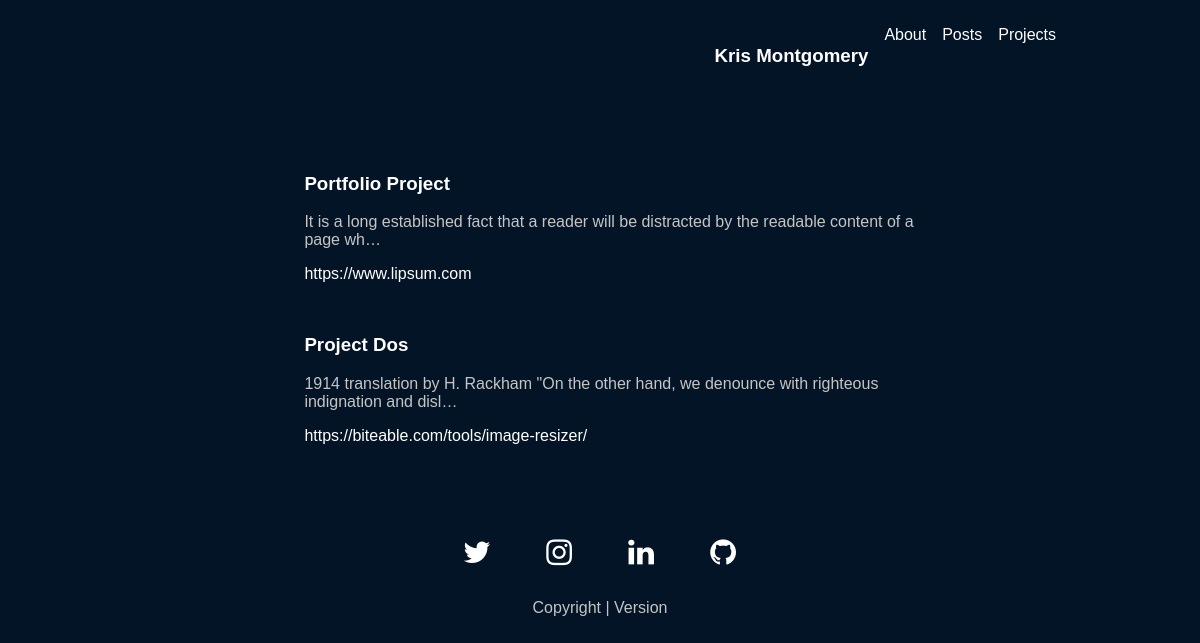
The page /projects/ on the database as committed earlier.
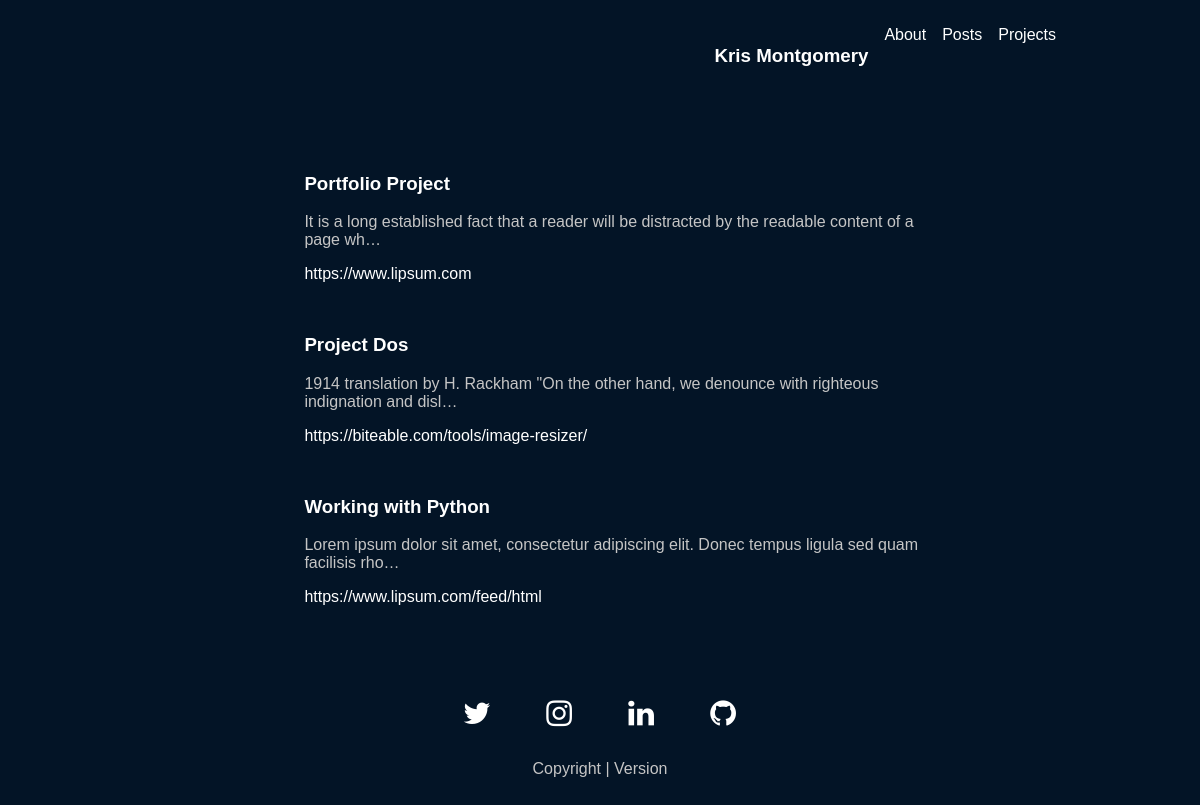
The same page on the database as committed later.
### main/models.py (models this page shows, shortened)
class projectModel(models.Model):
    project_title = models.CharField(max_length=200)
    project_image = models.ImageField(upload_to='static/images', blank=True, null=True, height_field=None, width_field=None, max_length=100,)
    image_info = models.TextField(null=True, blank=True)
    project_image_two = models.ImageField(upload_to='static/images', blank=True, null=True, height_field=None, width_field=None, max_length=100,)
    image_info_two = models.TextField(null=True, blank=True)
    project_image_three = models.ImageField(upload_to='static/images', blank=True, null=True, height_field=None, width_field=None, max_length=100,)
    image_info_three = models.TextField(null=True, blank=True)
    project_body = models.TextField(null=True, blank=True)
    project_links = models.URLField(max_length=500, null=True, blank=True)
    project_links_two = models.URLField(max_length=500, null=True, blank=True)

### main/views.py (the view)
# urls.py: path('projects/', views.loadAllProjects, name='projects'),
def loadAllProjects(request):
    projects = projectModel.objects.all()
    context = {
        'projects': projects
    }
    return render(request, 'main/projects.html', context)

### main/templates/main/projects.html
{% extends 'main.html' %}
{% load static %}
{% block content %}
<div class="projects-container">
    <div class="leftside"></div>
        <div class="projects-main-content">
            <ul>
                {% for p in projects %}
                <li class="individual-project-container" onclick='location.href="project/{{p.id}}";'>
                    <h3>{{p.project_title}}</h3>
                    <p>{{p.project_body|truncatechars:100}}</p>
                    <a href="{{p.project_links}}">{{p.project_links}}</a>
                </li>
                {% endfor %}
            </ul>
        </div>
    <div class="rightside"></div>
</div>
{% endblock content %}

Rows that differ between the two databases and show on the page:
added projectModel: project_title "Working with Python", project_body "Lorem ipsum dolor sit amet, consectetur adipiscing elit. Donec tempus ligula sed quam facilisis rho…", project_links "https://www.lipsum.com/feed/html"
